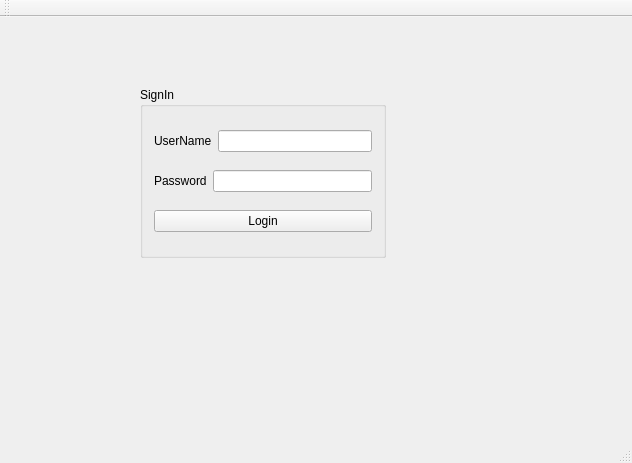
<?xml version="1.0" encoding="UTF-8"?>
<ui version="4.0">
 <class>MainWindow</class>
 <widget class="QMainWindow" name="MainWindow">
  <property name="geometry">
   <rect>
    <x>0</x>
    <y>0</y>
    <width>632</width>
    <height>463</height>
   </rect>
  </property>
  <property name="windowTitle">
   <string>MainWindow</string>
  </property>
  <widget class="QWidget" name="centralWidget">
   <widget class="QGroupBox" name="groupBox">
    <property name="geometry">
     <rect>
      <x>140</x>
      <y>70</y>
      <width>246</width>
      <height>171</height>
     </rect>
    </property>
    <property name="title">
     <string>SignIn</string>
    </property>
    <layout class="QVBoxLayout" name="verticalLayout">
     <item>
      <layout class="QHBoxLayout" name="horizontalLayout_2">
       <item>
        <widget class="QLabel" name="label">
         <property name="text">
          <string>UserName</string>
         </property>
        </widget>
       </item>
       <item>
        <widget class="QLineEdit" name="lineEdit_username"/>
       </item>
      </layout>
     </item>
     <item>
      <layout class="QHBoxLayout" name="horizontalLayout">
       <item>
        <widget class="QLabel" name="label_2">
         <property name="text">
          <string>Password</string>
         </property>
        </widget>
       </item>
       <item>
        <widget class="QLineEdit" name="lineEdit_2_password"/>
       </item>
      </layout>
     </item>
     <item>
      <widget class="QPushButton" name="pushButton_Login">
       <property name="text">
        <string>Login</string>
       </property>
      </widget>
     </item>
    </layout>
   </widget>
  </widget>
  <widget class="QMenuBar" name="menuBar">
   <property name="geometry">
    <rect>
     <x>0</x>
     <y>0</y>
     <width>632</width>
     <height>22</height>
    </rect>
   </property>
  </widget>
  <widget class="QToolBar" name="mainToolBar">
   <attribute name="toolBarArea">
    <enum>TopToolBarArea</enum>
   </attribute>
   <attribute name="toolBarBreak">
    <bool>false</bool>
   </attribute>
  </widget>
  <widget class="QStatusBar" name="statusBar"/>
 </widget>
 <layoutdefault spacing="6" margin="11"/>
 <resources/>
 <connections/>
</ui>
